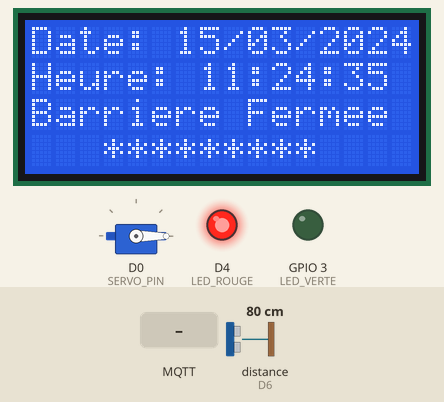
This sketch was run on a simulated ESP8266 (NodeMCU). On the bench: servo, 16×4 character LCD, output pins drawn as LEDs (lit = HIGH). Wiring (inferred from the names in the program): ultrasonic range finder: trigger D5; echo D6. Inputs (shaded band) come from the test bench; at power-on: distance to the obstacle (sensor on D6) 80 cm. The echo pulse lasts 58.3 µs per cm; WiFi joins after 1.5 s; servers stay silent unless stated; the local clock reads 2024-03-15 10:24:30 at power-on unless the sketch sets it; no MQTT or app messages arrive unless stated; pins used as bus, display or sensor lines are not drawn; what the sketch prints to the serial monitor is not drawn.

Above: at 5.3 s.
5.4 s: distance to the obstacle (sensor on D6) set to 12 cm
8.3 s: distance to the obstacle (sensor on D6) set to 9 cm
At 11.3 s:
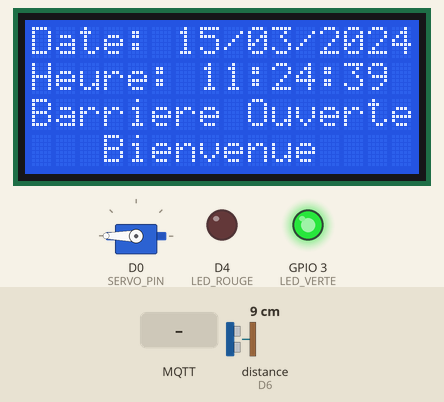
11.6 s: distance to the obstacle (sensor on D6) set to 18 cm
At 15.6 s:
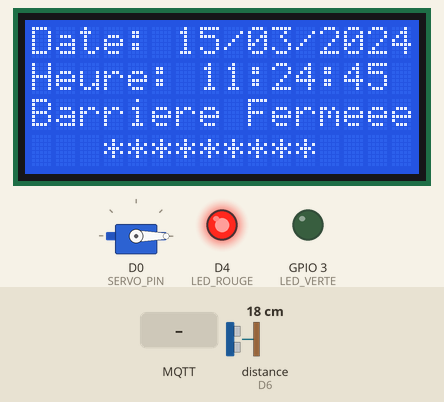
15.7 s: MQTT message "ON" arrives on the first subscribed topic
At 16.9 s:
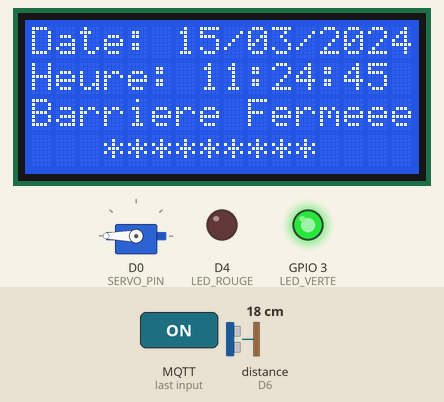
17.7 s: MQTT message "OFF" arrives on the first subscribed topic
At 18.2 s:
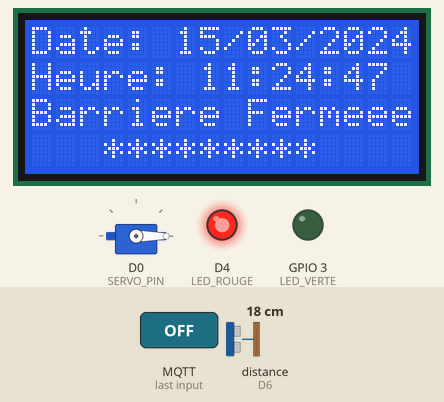
Timing chart, 0 to 20.7 s (numbered marks = the images above; inputs shaded):
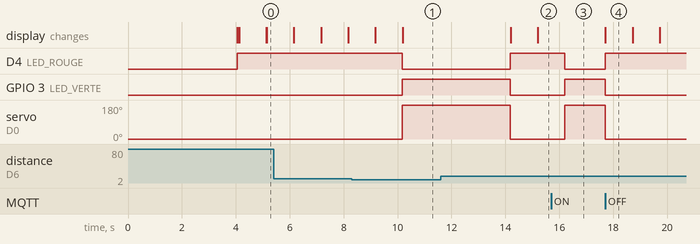

The sketch:

barriere_automatique.ino
```cpp
#include <ESP8266WiFi.h>
#include <PubSubClient.h>
#include <Servo.h>
#include <LiquidCrystal.h>
#include <time.h>

// Définition des broches du LCD
#define RS 13
#define EN 15
#define D4 0
#define D5 4
#define D6 5
#define D7 1

// Définition des broches des capteurs et actionneurs
#define TRIG 14
#define ECHO 12
#define SERVO_PIN 16
#define LED_ROUGE 2
#define LED_VERTE 3

// Connexion WiFi
const char* ssid = "******";
const char* password = "*********";

// Connexion MQTT
const char* mqtt_server = "navycarder-xuurd8.a01.euc1.aws.hivemq.cloud";
const int mqtt_port = 8883;
const char* mqtt_user = "******";
const char* mqtt_password = "*******";
const char* topic1 = "barriere/distance";
const char* topic2 = "barriere/etat";
const char* topic3 = "barriere/dateheure";
const char* topic_cmd = "barriere/commande";

WiFiClientSecure espClient;
PubSubClient client(espClient);
Servo barriere;
LiquidCrystal lcd(RS, EN, D4, D5, D6, D7);

long duration;
int distance;
bool commandeManuelle = false; // Variable pour mode manuel

// Callback pour recevoir les messages MQTT
void callback(char* topic, byte* payload, unsigned int length) {
  String message = "";
  for (int i = 0; i < length; i++) {
    message += (char)payload[i];
  }
  Serial.print(" Message reçu [");
  Serial.print(topic);
  Serial.print("] : ");
  Serial.println(message);

  if (String(topic) == topic_cmd) {
    if (message == "ON") {
      commandeManuelle = true;  //  Active le mode manuel
      ouvrirBarriere();
       client.publish(topic2, "<font color='green'>Ouverte</font>");
    }
    else if (message == "OFF") {
      commandeManuelle = false; // Désactive le mode manuel
      fermerBarriere();
       client.publish(topic2, "<font color='red'>Fermee</font>");
    }
  }
}

void setup() {
  Serial.begin(115200);
  configTime(0, 0, "pool.ntp.org", "time.nist.gov");
  Serial.println(" Synchronisation NTP...");
  delay(2000);

  // Connexion WiFi
  WiFi.begin(ssid, password);
  while (WiFi.status() != WL_CONNECTED) {
    delay(1000);
    Serial.print(".");
  }
  Serial.println("\n WiFi Connecté !");

  // Connexion MQTT
  espClient.setInsecure();
  client.setServer(mqtt_server, mqtt_port);
  client.setCallback(callback);

  // Connexion et abonnement après la connexion
  while (!client.connected()) {
    Serial.print(" Connexion à HiveMQ...");
    if (client.connect("ESP8266_Client", mqtt_user, mqtt_password)) {
      Serial.println(" Connecté !");
      client.subscribe(topic_cmd);
    } else {
      Serial.print(" Erreur : ");
      Serial.println(client.state());
      delay(1000);
    }
  }
  //Initialisation des broches
  pinMode(TRIG, OUTPUT);
  pinMode(ECHO, INPUT);
  pinMode(LED_ROUGE, OUTPUT);
  pinMode(LED_VERTE, OUTPUT);
  barriere.attach(SERVO_PIN);
  fermerBarriere(); // 🔹 Ferme la barrière au démarrage
  // Initialisation du LCD
  lcd.begin(16, 4);
}

void loop() {
  client.loop();  // Vérifie les messages MQTT

  // Si mode manuel activé, on ne mesure pas la distance
  if (commandeManuelle) return;

  // Mesure de la distance
  digitalWrite(TRIG, LOW);
  delayMicroseconds(2);
  digitalWrite(TRIG, HIGH);
  delayMicroseconds(10);
  digitalWrite(TRIG, LOW);

  duration = pulseIn(ECHO, HIGH);
  distance = (duration * 0.0343) / 2.0;

  Serial.print("Distance: ");
  Serial.println(distance);
  String distanceStr = String(distance);
  client.publish(topic1, distanceStr.c_str());

  afficherDateHeure();
  delay(1000); // Mettre à jour la date toutes les secondes

  if (distance > 0 && distance < 10) { // Si un véhicule est détecté
    ouvrirBarriere();
    lcd.setCursor(0, 2);
    lcd.print("Barriere Ouverte");
    lcd.setCursor(3, 3);
    lcd.print("Bienvenue");
    client.publish(topic2, "<font color='green'>Ouverte</font>");
    delay(4000);
    fermerBarriere();
  } else {
    lcd.setCursor(0, 2);
    lcd.print("Barriere Fermee");
    lcd.setCursor(3, 3);
    lcd.print("*********");
    client.publish(topic2, "<font color='red'>Fermee</font>");
  }

}
void afficherDateHeure() {
  time_t now;
  struct tm timeinfo;
  time(&now);
  localtime_r(&now, &timeinfo);
  timeinfo.tm_hour += 1;  // Ajoute 1 heure pour UTC+1 (Tunisie)
  if (timeinfo.tm_hour >= 24) {
    timeinfo.tm_hour -= 24;
  }

  char buffer[20];
  strftime(buffer, sizeof(buffer), "%d/%m/%Y", &timeinfo);
  char bufferHeure[10];  // Format : HH:MM:SS
  strftime(bufferHeure, sizeof(bufferHeure), "%H:%M:%S", &timeinfo);
  lcd.setCursor(0, 0);
  lcd.print("Date: ");
  lcd.print(buffer);
  lcd.setCursor(0, 1);
  lcd.print("Heure: ");
  lcd.print(bufferHeure);
  String dateHeureMQTT = String(buffer) + " " + String(bufferHeure);
  client.publish(topic3, dateHeureMQTT.c_str());
}

// Fonction pour ouvrir la barrière
void ouvrirBarriere() {
  barriere.write(180);
  digitalWrite(LED_ROUGE, LOW);
  digitalWrite(LED_VERTE, HIGH);
  Serial.println(" Barrière ouverte ");
}

// Fonction pour fermer la barrière
void fermerBarriere() {
  barriere.write(0);
  digitalWrite(LED_ROUGE, HIGH);
  digitalWrite(LED_VERTE, LOW);
  Serial.println(" Barrière fermée ");
}
```

Measured:
- the behaviour switches between 11 and 10 cm on distance to the obstacle (sensor on D6) (found by bisection; images 0 and 1)
- after the input at 8.3 s, D4 (LED_ROUGE): HIGH → LOW after 1.9 s; GPIO 3 (LED_VERTE): LOW → HIGH after 1.9 s; servo on D0 (SERVO_PIN): 0° → 180° after 1.9 s; the display: first differs from a run without the input after 1.9 s (image 1)
- after the input at 11.6 s, D4 (LED_ROUGE): goes on until 14.2 s, then stays HIGH; GPIO 3 (LED_VERTE): goes on until 14.2 s, then stays LOW; servo on D0 (SERVO_PIN): goes on until 14.2 s, then stays 0°; the display: first differs from a run without the input after 3.6 s (image 2 shows a later state)
- after the input at 15.7 s, D4 (LED_ROUGE): HIGH → LOW after 0.50 s; GPIO 3 (LED_VERTE): LOW → HIGH after 0.50 s; servo on D0 (SERVO_PIN): 0° → 180° after 0.50 s
- after the input at 17.7 s, D4 (LED_ROUGE): LOW → HIGH at once; GPIO 3 (LED_VERTE): HIGH → LOW at once; servo on D0 (SERVO_PIN): 180° → 0° at once; the display: changes at once (image 4)
- what the display in image 4 shows lasts 1.0 s, from 17.7 s to 18.7 s
